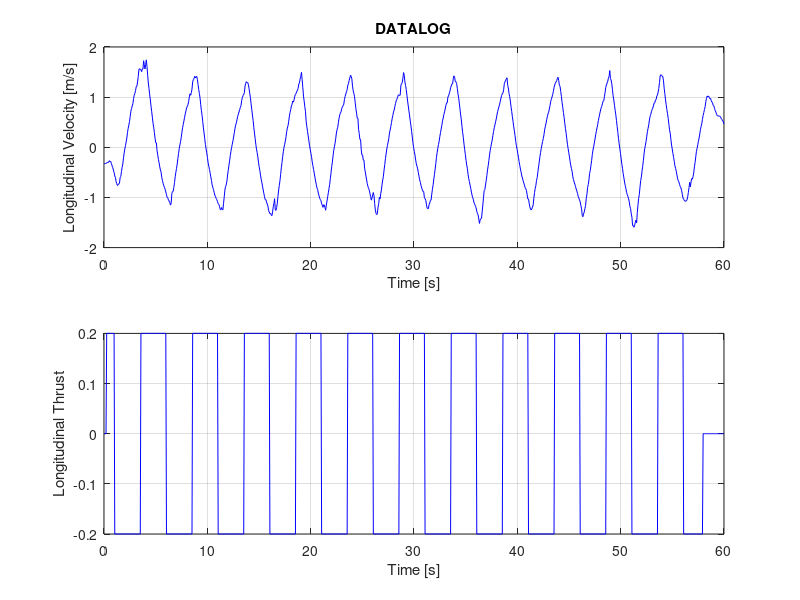
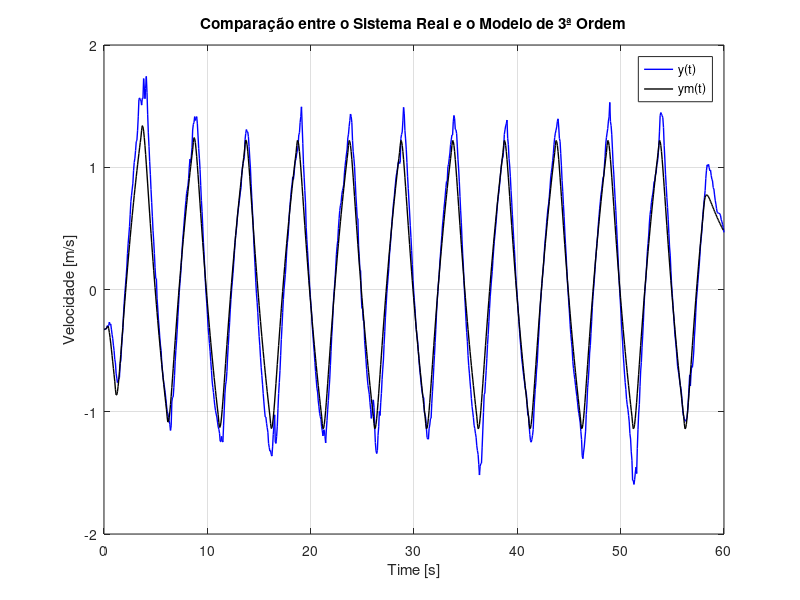

These charts were generated, in order, by the following MATLAB code:
%% Atividade A1: Estudo de caso para o controle de velocidade longitudinal de um quadricóptero.
%clear all; close all; clc;

%% Setup
% Carregando os dados
data = load('datalog_lon_vel.txt');
t = data(:,1);          % Coluna 1: tempo (s)
u = data(:,2);          % Coluna 2: comando [-1,1]
y = data(:,3);          % Coluna 3: velocidade [m/s]

t_sim = 60;             % tempo de simulação
Ts = 0.065;             % periodo de amostragem
N = round( t_sim/Ts ); %length(t)    % numero total de amostras

% Plot do Datalog
figure; 
% Velocidade longitudinal
subplot(2,1,1); plot(t, y, 'b'); grid on;
xlabel('Time [s]'); ylabel('Longitudinal Velocity [m/s]'); 
title('DATALOG', 'FontWeight', 'bold');
% Comando
subplot(2,1,2); plot(t, u, 'b'); grid on;
xlabel('Time [s]'); ylabel('Longitudinal Thrust')

%% Modelagem da Planta - 3ª Ordem
% G(z) = Y(Z)/U(Z) = b0*z^(-1) + b1*z^(-2) + b2*z^(-3) / 1 + a1*z^(-1) + a2*z^(-2) + a3*z^(-3)
% y[n] = -a1*y(n-1) -a2*y(n-2) -a3*y(n-3) + b0*u(n-1) + b1*u(n-2) + b2*u(n-3);

% Estimação dos parametros da eq. das diferenças

% Fatiando o datalog
t_i = 10; N_i = round(t_i/Ts);
t_f = 20; N_f = round(t_f/Ts);
u_i = u(N_i:N_f); y_i = y(N_i:N_f); N_id = length(y_i);

% Estimador dos Minimos Quadrados 
PHI=[];
for n=4:N_id
    PHI = [PHI ; [-y_i(n-1) -y_i(n-2) -y_i(n-3) u_i(n-1) u_i(n-2) u_i(n-3)] ];
end

theta = inv(PHI' * PHI) * PHI' * y_i(4:N_id);
a1 = theta(1); a2 = theta(2); a3 = theta(3); b0 = theta(4); b1 = theta(5); b2 = theta(6);

%% Simulação da saída estimada pelo modelo
ym = zeros(N,1);          % inicialização da saida estimada
ym(1:3) = y(1:3);         % condições iniciais

for n = 4:N
    ym(n) = -a1*ym(n-1) -a2*ym(n-2) -a3*ym(n-3) +b0*u(n-1) +b1*u(n-2) +b2*u(n-3);
end

%% Plot do modelo identificado
figure;
%plot(t, u, 'r', 'LineWidth', 1); hold on;
plot(t, y, 'b', 'LineWidth', 1);  hold on;
plot(t(1:length(t)-1), ym, 'k', 'LineWidth', 1);

legend('y(t)', 'ym(t)', 'Location', 'northeast');
xlabel('Time [s]'); ylabel('Velocidade [m/s]');
title('Comparação entre o Sistema Real e o Modelo de 3ª Ordem');
grid on;

%% Salvando o modelo
model.Az = [1 a1 a2 a3];
model.Bz = [0 b0 b1 b2];
model.Ts = Ts;
save 'sys_mod02.mat' model;


